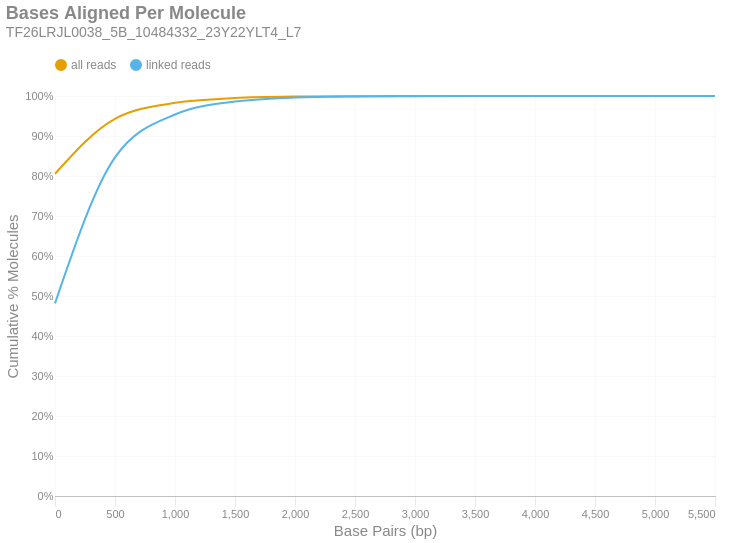

Source (notebook cell):
### Markdown cell above
### Bases Aligned Per Molecule
This is a cumulative frequency distribution showing the number of base pairs aligned per unique molecule. These data are shown in 500 bp bins. There are two distributions: one with `all reads` (yellow) and another with only `linked reads` (blue). The percent of molecules in the `linked reads` distribution is relative to the total number of linked molecules.

### Code cell
if SKIPLR:
    print_html(f"Skipped")
else:
    binned_df = consolidated_hist(valids['aligned_bp'], mask, 500, True)
    with SafeRender(binned_df):
        (
            density_plot(binned_df, 'Bases Aligned Per Molecule', samplename, 'basesper')
            .encode(
                x=alt.X('bin:Q', title="Base Pairs (bp)").axis(tickMinStep=500).scale(padding=0),
                y=alt.Y('value:Q', title='Cumulative % Molecules')
                    .axis(format='%')
                    .scale(domain = [0,1])
                    .stack(False),
                color=alt.Color("key:N").scale(domain = ["all reads", "linked reads"]),
                tooltip = [
                    alt.Tooltip("key:N", title = "Data Type"),
                    alt.Tooltip("range_label:N", title="Bases Aligned Per Molecule"),
                    alt.Tooltip("value:Q", format = ".2%", title="% Molecules (Cum.)")
                ]
            )
        ).display()

### Figure 1 — Vega-Lite specification as saved in the notebook (floating-point values rounded to 4 significant figures)
{"width": "container", "height": 400, "config": {"title": {"anchor": "start", "dy": -15, "fontSize": 18, "color": "#888888", "subtitleColor": "#888888", "subtitleFontSize": 14}, "arc": {"fill": "#0072B2"}, "axis": {"domainColor": "#888888", "domainWidth": 0.5, "gridWidth": 0.2, "grid": false, "titleFontWeight": 400, "titleFontSize": 15, "labelFontSize": 11, "labelColor": "#888888", "tickColor": "#888888", "tickWidth": 0.2, "titleColor": "#888888"}, "axisBand": {"grid": false}, "axisX": {"grid": true, "tickSize": 10, "domainCap": "round"}, "axisY": {"domain": false, "grid": true, "tickSize": 0, "domainCap": "round"}, "background": "transparent", "header": {"labelFontSize": 15, "labelColor": "#888888", "titleFontSize": 15, "titleFontWeight": 600, "titleColor": "#888888"}, "legend": {"labelFont": "sans-serif", "labelFontSize": 12, "labelColor": "#888888", "symbolSize": 100, "symbolType": "circle", "titleFontSize": 12, "titlePadding": 10, "titleColor": "#888888", "title": null, "orient": "top"}, "range": {"category": ["#E69F00", "#56B4E9", "#009E73", "#F0E442", "#0072B2", "#D55E00", "#CC79A7", "#000000"], "diverging": ["#cfe8f3", "#a2d4ec", "#73bfe2", "#46abdb", "#1696d2", "#12719e"]}, "area": {"fill": "#0072B2", "fillOpacity": 0.7, "line": true, "strokeOpacity": 0.7}, "line": {"color": "#0072B2", "stroke": "#0072B2", "strokeWidth": 2}, "trail": {"color": "#0072B2", "stroke": "#0072B2", "strokeWidth": 0, "size": 1}, "point": {"filled": true, "fillOpacity": 1.0, "size": 95}, "text": {"color": "#888888", "fontSize": 11, "align": "right", "fontWeight": 400, "size": 11}, "bar": {"fill": "#0072B2", "stroke": null}, "view": {"stroke": null, "continuousWidth": 660, "continuousHeight": 400}}, "data": {"name": "data-0c109e8c21766b0296969a8af3a1427e"}, "mark": {"type": "line", "interpolate": "monotone", "point": {"opacity": 0, "size": 275}}, "encoding": {"color": {"field": "key", "scale": {"domain": ["all reads", "linked reads"]}, "type": "nominal"}, "tooltip": [{"field": "key", "title": "Data Type", "type": "nominal"}, {"field": "range_label", "title": "Bases Aligned Per Molecule", "type": "nominal"}, {"field": "value", "format": ".2%", "title": "% Molecules (Cum.)", "type": "quantitative"}], "x": {"axis": {"tickMinStep": 500}, "field": "bin", "scale": {"padding": 0}, "title": "Base Pairs (bp)", "type": "quantitative"}, "y": {"axis": {"format": "%"}, "field": "value", "scale": {"domain": [0, 1]}, "stack": false, "title": "Cumulative % Molecules", "type": "quantitative"}}, "params": [{"name": "param_c36ac31b6afebe62", "select": {"type": "point", "fields": ["key"]}, "bind": "legend"}], "title": {"text": "Bases Aligned Per Molecule", "subtitle": "TF26LRJL0038_5B_10484332_23Y22YLT4_L7"}, "transform": [{"fold": ["all reads (cumsum)", "linked reads (cumsum)"]}, {"calculate": "replace(datum.key, ' (cumsum)', '')", "as": "key"}, {"filter": {"param": "param_c36ac31b6afebe62"}}], "usermeta": {"embedOptions": {"downloadFileName": "TF26LRJL0038_5B_10484332_23Y22YLT4_L7.basesper"}}, "$schema": "https://vega.github.io/schema/vega-lite/v6.4.1.json", "datasets": {"data-0c109e8c21766b0296969a8af3a1427e": [{"bin": "0.0", "interval": "0.0-500.0", "all reads": 0.8056, "linked reads": 0.4817, "all reads (cumsum)": 0.8056, "linked reads (cumsum)": 0.4817, "range_label": "0-499"}, {"bin": "500.0", "interval": "500.0-1000.0", "all reads": 0.1375, "linked reads": 0.3648, "all reads (cumsum)": 0.9431, "linked reads (cumsum)": 0.8464, "range_label": "500-999"}, {"bin": "1000.0", "interval": "1000.0-1500.0", "all reads": 0.03981, "linked reads": 0.1073, "all reads (cumsum)": 0.9829, "linked reads (cumsum)": 0.9537, "range_label": "1000-1499"}, {"bin": "1500.0", "interval": "1500.0-2000.0", "all reads": 0.01197, "linked reads": 0.03233, "all reads (cumsum)": 0.9948, "linked reads (cumsum)": 0.9861, "range_label": "1500-1999"}, {"bin": "2000.0", "interval": "2000.0-2500.0", "all reads": 0.003708, "linked reads": 0.01001, "all reads (cumsum)": 0.9985, "linked reads (cumsum)": 0.9961, "range_label": "2000-2499"}, {"bin": "2500.0", "interval": "2500.0-3000.0", "all reads": 0.001004, "linked reads": 0.002712, "all reads (cumsum)": 0.9996, "linked reads (cumsum)": 0.9988, "range_label": "2500-2999"}, {"bin": "3000.0", "interval": "3000.0-3500.0", "all reads": 0.0002954, "linked reads": 0.0007979, "all reads (cumsum)": 0.9998, "linked reads (cumsum)": 0.9996, "range_label": "3000-3499"}, {"bin": "3500.0", "interval": "3500.0-4000.0", "all reads": 0.0001129, "linked reads": 0.0003049, "all reads (cumsum)": 1.0, "linked reads (cumsum)": 0.9999, "range_label": "3500-3999"}, {"bin": "4000.0", "interval": "4000.0-4500.0", "all reads": 2.696e-05, "linked reads": 7.281e-05, "all reads (cumsum)": 1.0, "linked reads (cumsum)": 1.0, "range_label": "4000-4499"}, {"bin": "4500.0", "interval": "4500.0-5000.0", "all reads": 1.067e-05, "linked reads": 2.882e-05, "all reads (cumsum)": 1.0, "linked reads (cumsum)": 1.0, "range_label": "4500-4999"}, {"bin": "5000.0", "interval": "5000.0-5500.0", "all reads": 2.808e-06, "linked reads": 7.584e-06, "all reads (cumsum)": 1.0, "linked reads (cumsum)": 1.0, "range_label": "5000-5499"}, {"bin": "5500.0", "interval": "5500.0-6000.0", "all reads": 1.123e-06, "linked reads": 3.034e-06, "all reads (cumsum)": 1.0, "linked reads (cumsum)": 1.0, "range_label": "5500-5999"}]}}
